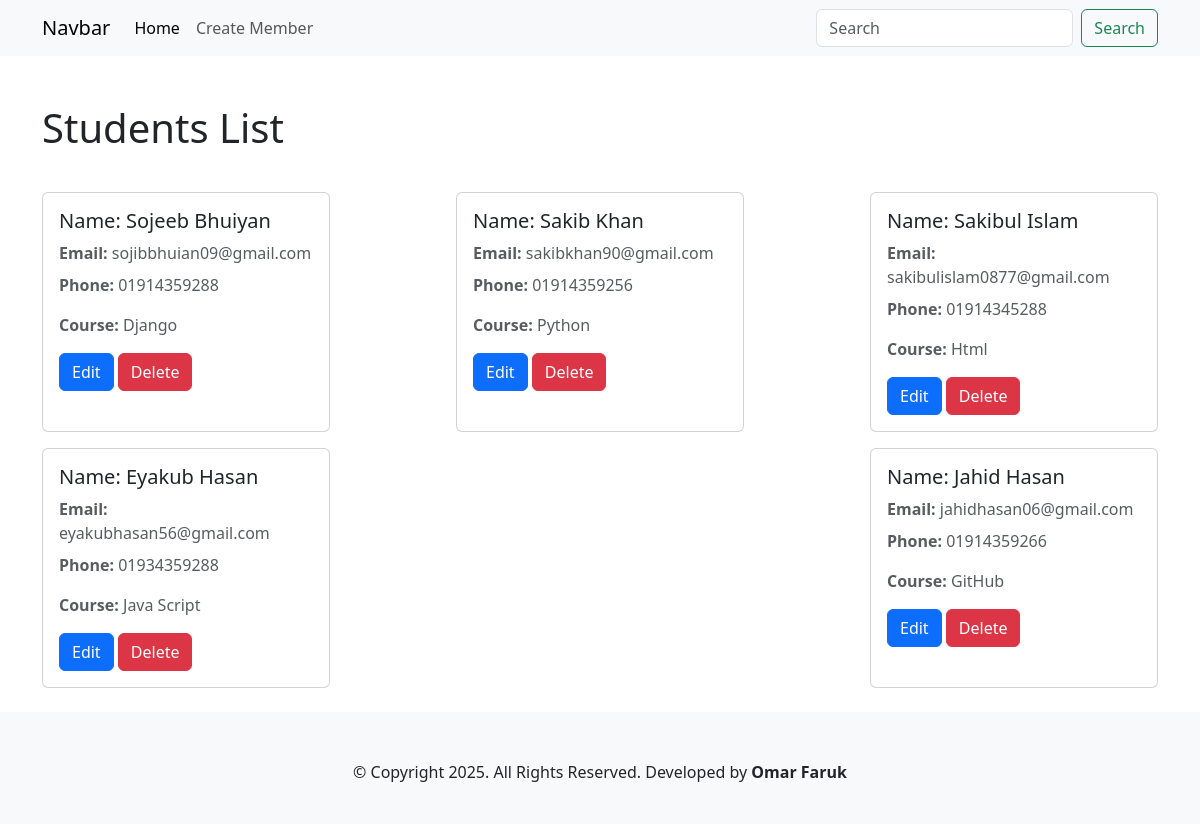
Before: / with the older database file.
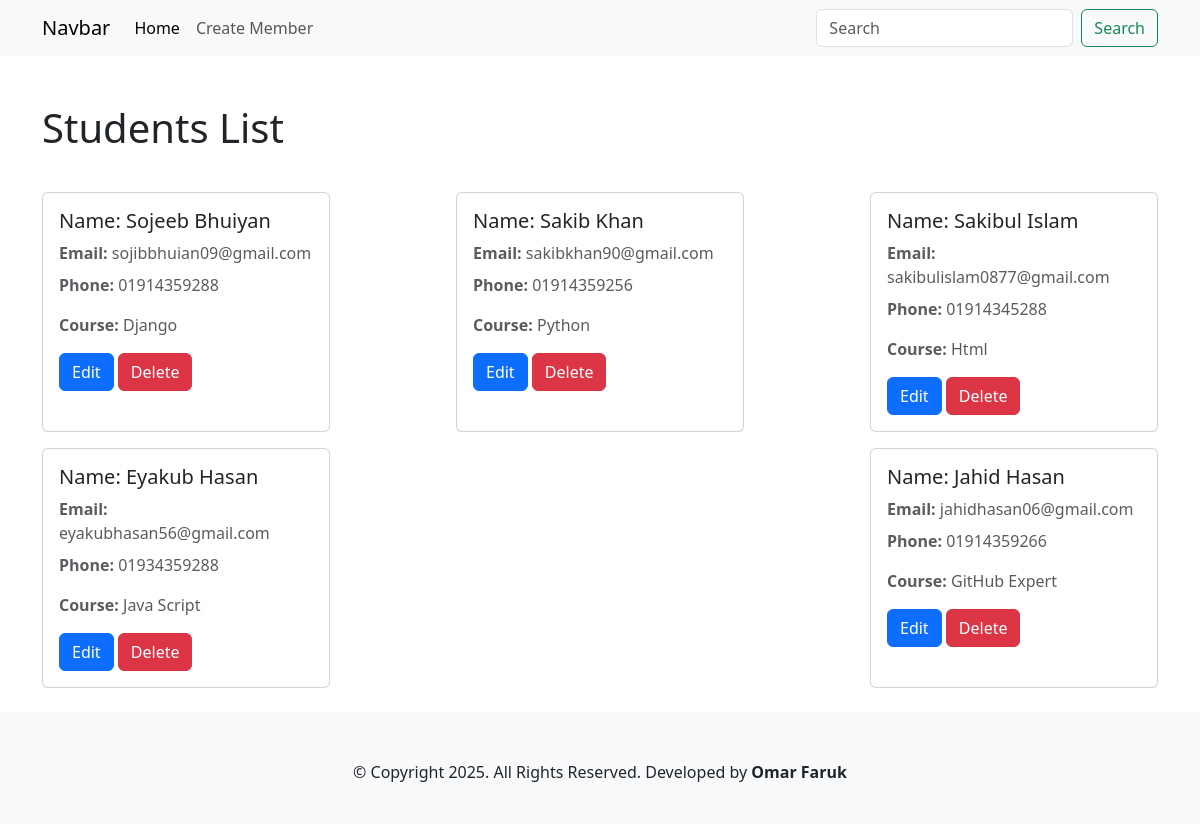
After: the same page with the newer database file.
### student/models.py (models this page shows)
class Student(models.Model):
    name = models.CharField(max_length=50, null=True)
    email = models.EmailField(null=True)
    phone = models.CharField(max_length=20, null=True)
    course = models.CharField(max_length=100, null=True)

### student/views.py (the view)
# urls.py: path('', views.MemberListView.as_view(), name='home'),
class MemberListView(ListView):
    model = Student
    template_name = 'student_pages/home.html'
    context_object_name = 'members'

### student/context_processors.py (called while the page is built)
def site_info(request):
    return {
        "footer_text": mark_safe("© Copyright 2025. All Rights Reserved. Developed by <b>Omar Faruk</b>"),
    }

### student/templates/student_pages/home.html
{% extends "components/base.html" %}
{% block content %}
<h1 class="container mt-5 mb-4">Students List</h1>
<div class="container d-flex flex-wrap justify-content-between">
    {% for member in  members %}
        <div class="card mt-3" style="width: 18rem; ">
            <div class="card-body">
                <h5 class="card-title">Name: {{ member.name }}</h5>
                <p class="card-subtitle mt-2 text-body-secondary"><b>Email:</b> {{ member.email }}</p>
                <p class="card-text mt-2 text-body-secondary"><b>Phone:</b> {{ member.phone }}</p>
                <p class="card-text mt-2 text-body-secondary"><b>Course:</b> {{ member.course }}</p>
                <a href="{% url 'edit' id=member.id%}" class="btn btn-primary">Edit</a>
                <a href="{% url 'delete' id=member.id%}" class="btn btn-danger">Delete</a>
            </div>
        </div>
    {% endfor %}
</div>
{% endblock  %}

### student/templates/components/base.html (shortened to what this page needs)
<!doctype html>
<html lang="en">
<head>
    <link href="https://cdn.jsdelivr.net/npm/bootstrap@5.3.3/dist/css/bootstrap.min.css" rel="stylesheet">
</head>
<body>
    {% include "components/header.html" %}
    {% block content %}
    {% endblock %}
    {% include "components/footer.html" %}
</body>
</html>

### student/templates/components/header.html (shortened to what this page needs)
<div class="container-fluid bg-body-tertiary">
    <nav class="container navbar navbar-expand-lg">
        <div class="container-fluid">
        <a class="navbar-brand" href="#">Navbar</a>
        <div class="collapse navbar-collapse" id="navbarSupportedContent">
            <ul class="navbar-nav me-auto mb-2 mb-lg-0">
            <li class="nav-item">
                <a class="nav-link active" aria-current="page" href="{% url 'home' %}">Home</a>
            </li>
            <li class="nav-item">
                <a class="nav-link" href="{% url 'create' %}">Create Member</a>
            </li>
            </ul>
            <form class="d-flex" role="search">
            <input class="form-control me-2" type="search" placeholder="Search" aria-label="Search">
            <button class="btn btn-outline-success" type="submit">Search</button>
            </form>
        </div>
        </div>
    </nav>
</div>

### student/templates/components/footer.html
<footer class="bg-body-tertiary mt-4">
    <div class="container pt-5 pb-4">
        <p class="text-back text-center">{{ footer_text }}</p>
    </div>
</footer>

Changed rows visible on the page:
changed Student "Jahid Hasan": course "GitHub" → "GitHub Expert"
